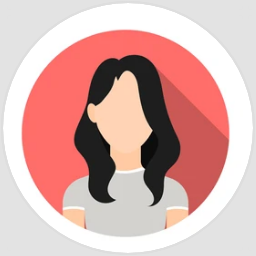
#> input picture Avatar.png, 256 x 256 px
$ python '10th_smooth&blur.py'
#> lines starting #> are read from the running program, lines starting #| are printed output that depends on the picture
import cv2
img=cv2.imread("Avatar.png")
#> img is the input picture: shape (256, 256, 3); mean B, G, R 173.8, 177.2, 216.7

gaussian_blur=cv2.GaussianBlur(img,(5,5),0)
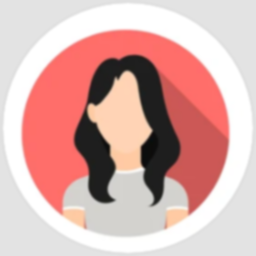
#> gaussian_blur: shape (256, 256, 3); mean B, G, R 173.8, 177.2, 216.7
median_blur=cv2.medianBlur(img,5)
bilateral_filter=cv2.bilateralFilter(img,9,75,75)

cv2.imshow('Original Image', img)
cv2.imshow('Gaussian Blur', gaussian_blur)
cv2.imshow('Median Blur', median_blur)
cv2.imshow('Bilateral Filter', bilateral_filter)

cv2.waitKey(0)
cv2.destroyAllWindows()
